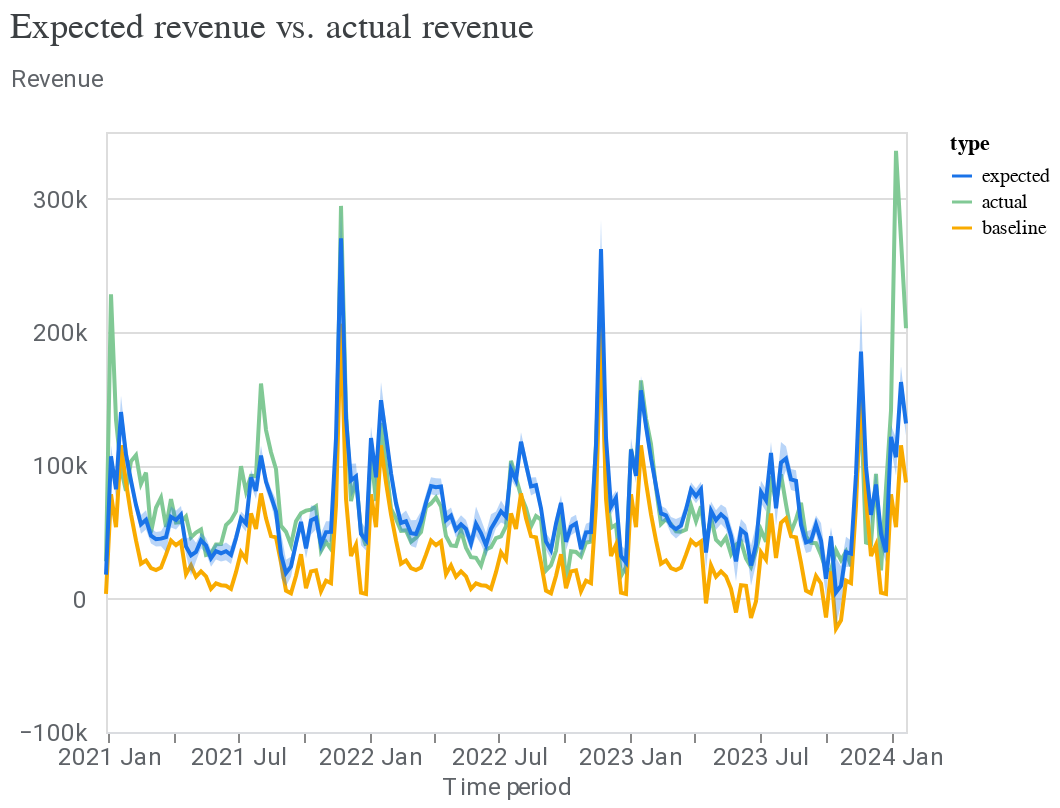

The cell this chart's notebook holds for it:
### Code cell
model_fit = visualizer.ModelFit(mmm)
model_fit.plot_model_fit()

### Figure 1 — Vega-Lite specification as saved in the notebook (floating-point values rounded to 4 significant figures; data arrays with more than 128 entries replaced by an {"elided": "..."} marker saying what was removed)
{"config": {"view": {"continuousWidth": 300, "continuousHeight": 300}, "axis": {"labelColor": "#5F6368", "labelFont": "Roboto", "labelFontSize": 12, "titleColor": "#5F6368", "titleFont": "Roboto", "titleFontSize": 12, "titleFontWeight": "normal"}}, "layer": [{"mark": {"type": "line"}, "encoding": {"color": {"field": "type", "scale": {"domain": ["expected", "actual", "baseline"], "range": ["#1A73E8", "#81C995", "#F9AB00"]}, "type": "nominal"}, "x": {"axis": {"domainColor": "#DADCE0", "format": "%Y %b", "grid": false, "tickCount": 8}, "field": "time", "title": "Time period", "type": "temporal"}, "y": {"axis": {"domain": false, "labelExpr": "replace(format(datum.value, '.3~s'), 'G', 'B')", "labelPadding": 10, "tickCount": 5, "ticks": false, "titleAlign": "left", "titleAngle": 0, "titleY": -20}, "field": "mean", "title": "Revenue", "type": "quantitative"}}}, {"mark": {"type": "area", "opacity": 0.3}, "encoding": {"color": {"field": "type", "legend": null, "scale": {"domain": ["expected"], "range": ["#1A73E8"]}, "type": "nominal"}, "x": {"field": "time", "type": "temporal"}, "y": {"field": "ci_hi", "type": "quantitative"}, "y2": {"field": "ci_lo"}}}], "data": {"name": "data-b1de6b8fcb7625c858ee988a3ef93fe3"}, "resolve": {"scale": {"color": "independent"}}, "title": {"text": "Expected revenue vs. actual revenue", "anchor": "start", "color": "#3C4043", "font": "Google Sans Display", "fontSize": 18, "fontWeight": "normal", "offset": 10}, "width": 400, "$schema": "https://vega.github.io/schema/vega-lite/v5.20.1.json", "datasets": {"data-b1de6b8fcb7625c858ee988a3ef93fe3": {"elided": "483 records"}}}
